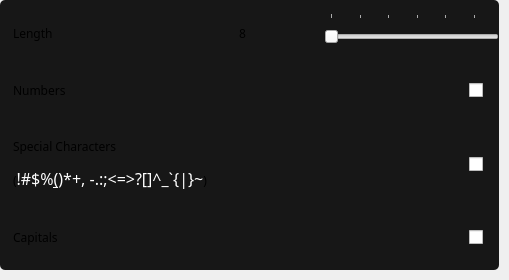
<?xml version="1.0" encoding="UTF-8"?>
<ui version="4.0">
 <class>Form</class>
 <widget class="QWidget" name="Form">
  <property name="geometry">
   <rect>
    <x>0</x>
    <y>0</y>
    <width>509</width>
    <height>280</height>
   </rect>
  </property>
  <property name="windowTitle">
   <string>Form</string>
  </property>
  <property name="styleSheet">
   <string notr="true">QWidget#widget_password {
	background-color: rgb(23, 23, 23);
	border-radius: 5px;
}</string>
  </property>
  <widget class="QWidget" name="widget_password" native="true">
   <property name="geometry">
    <rect>
     <x>0</x>
     <y>0</y>
     <width>499</width>
     <height>270</height>
    </rect>
   </property>
   <property name="sizePolicy">
    <sizepolicy hsizetype="Expanding" vsizetype="Expanding">
     <horstretch>0</horstretch>
     <verstretch>0</verstretch>
    </sizepolicy>
   </property>
   <property name="styleSheet">
    <string notr="true">padding: 10px;</string>
   </property>
   <layout class="QGridLayout" name="gridLayout">
    <item row="3" column="0">
     <widget class="QLabel" name="lbl_capitals">
      <property name="font">
       <font>
        <family>Nexa-Trial</family>
       </font>
      </property>
      <property name="text">
       <string>Capitals</string>
      </property>
      <property name="buddy">
       <cstring>chk_capitals</cstring>
      </property>
     </widget>
    </item>
    <item row="0" column="0">
     <widget class="QLabel" name="lbl_length">
      <property name="font">
       <font>
        <family>Nexa-Trial</family>
       </font>
      </property>
      <property name="text">
       <string>Length</string>
      </property>
      <property name="buddy">
       <cstring>slide_len</cstring>
      </property>
     </widget>
    </item>
    <item row="0" column="2">
     <widget class="QSlider" name="slide_len">
      <property name="maximumSize">
       <size>
        <width>175</width>
        <height>16777215</height>
       </size>
      </property>
      <property name="styleSheet">
       <string notr="true"/>
      </property>
      <property name="minimum">
       <number>8</number>
      </property>
      <property name="maximum">
       <number>64</number>
      </property>
      <property name="orientation">
       <enum>Qt::Horizontal</enum>
      </property>
      <property name="tickPosition">
       <enum>QSlider::TicksAbove</enum>
      </property>
     </widget>
    </item>
    <item row="1" column="2" alignment="Qt::AlignRight">
     <widget class="QCheckBox" name="chk_nums">
      <property name="text">
       <string/>
      </property>
     </widget>
    </item>
    <item row="1" column="0">
     <widget class="QLabel" name="lbl_numbers">
      <property name="font">
       <font>
        <family>Nexa-Trial</family>
       </font>
      </property>
      <property name="text">
       <string>Numbers</string>
      </property>
      <property name="buddy">
       <cstring>chk_nums</cstring>
      </property>
     </widget>
    </item>
    <item row="0" column="1">
     <widget class="QLabel" name="lbl_len_no">
      <property name="font">
       <font>
        <family>Nexa-Trial</family>
       </font>
      </property>
      <property name="text">
       <string>8</string>
      </property>
      <property name="buddy">
       <cstring>slide_len</cstring>
      </property>
     </widget>
    </item>
    <item row="2" column="2" alignment="Qt::AlignRight">
     <widget class="QCheckBox" name="chk_spec">
      <property name="text">
       <string/>
      </property>
     </widget>
    </item>
    <item row="2" column="0">
     <widget class="QLabel" name="lbl_spec">
      <property name="font">
       <font>
        <family>Nexa-Trial</family>
       </font>
      </property>
      <property name="text">
       <string>&lt;html&gt;&lt;head/&gt;&lt;body&gt;&lt;p&gt;Special Characters&lt;/p&gt;&lt;p&gt;(&lt;span style=&quot; font-family:'Consolas','monospace'; font-size:12pt; color:#ffffff;&quot;&gt;!#$%&amp;amp;()*+, -.:;&amp;lt;=&amp;gt;?[]^_`{|}~&lt;/span&gt;)&lt;/p&gt;&lt;/body&gt;&lt;/html&gt;</string>
      </property>
      <property name="buddy">
       <cstring>chk_spec</cstring>
      </property>
     </widget>
    </item>
    <item row="3" column="2" alignment="Qt::AlignRight">
     <widget class="QCheckBox" name="chk_capitals">
      <property name="text">
       <string/>
      </property>
     </widget>
    </item>
   </layout>
  </widget>
 </widget>
 <resources/>
 <connections>
  <connection>
   <sender>slide_len</sender>
   <signal>sliderMoved(int)</signal>
   <receiver>lbl_len_no</receiver>
   <slot>setNum(int)</slot>
   <hints>
    <hint type="sourcelabel">
     <x>402</x>
     <y>38</y>
    </hint>
    <hint type="destinationlabel">
     <x>235</x>
     <y>41</y>
    </hint>
   </hints>
  </connection>
 </connections>
</ui>
